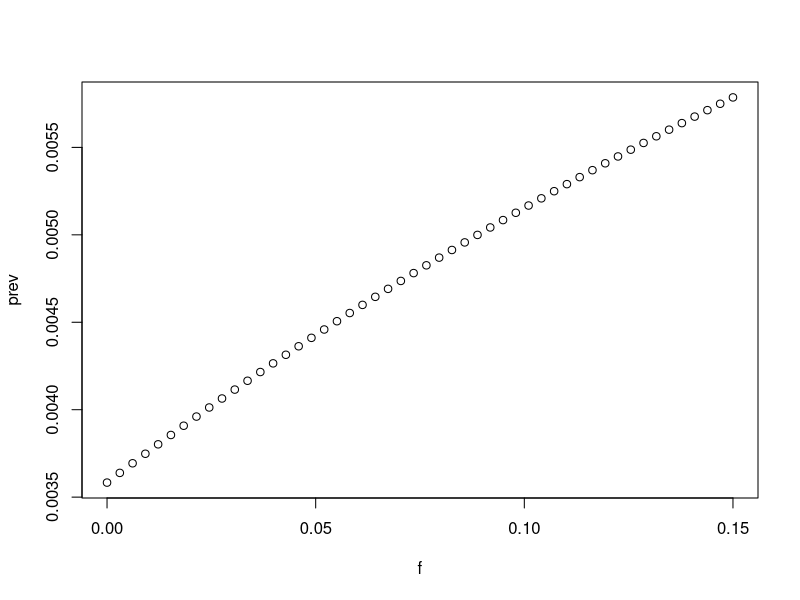

Reproduce this figure in R.
rm(list=ls(all=TRUE)) #clears workspace

K = 1000000
gamma = 91.25#E -> I
rho = 30#I -> C
lambda = 0.5#force of infection
b = 0.5#births
mu = 0.15#natural mortality
c <- (b - mu)/K#strength of density dependence
alpha = 2#disease mortality

f <- seq(0,0.15,length=50)

Nstar <- K - f/c
Istar_n <- (gamma*lambda)*(b*K + 2*f*K - (b*f)/c - (f^2)/c - c*K^2) 
Istar_d <- ((mu+f+alpha+rho)*(mu+f+gamma)*(mu+f+lambda))
Istar <- Istar_n/Istar_d
prev <- Istar/Nstar

plot(f,prev)